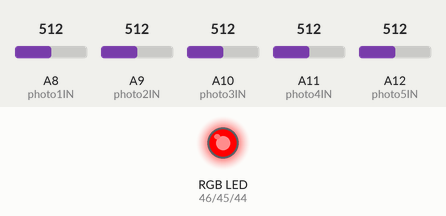
Simulated run of this sketch. Board: Arduino Mega 2560, built with avr-gcc and run on an emulated ATmega2560. On the bench: an RGB LED mixed from three pins (HIGH = lit). The inputs (shaded band) are chosen by the test bench; at power-on: A8 (photo1IN) = 512, A9 (photo2IN) = 512, A10 (photo3IN) = 512, A11 (photo4IN) = 512, A12 (photo5IN) = 512. What the sketch prints to the serial monitor is not drawn.

Above: at 7.4 s.
7.5 s: A8 (photo1IN) set to 306
At 8.4 s:
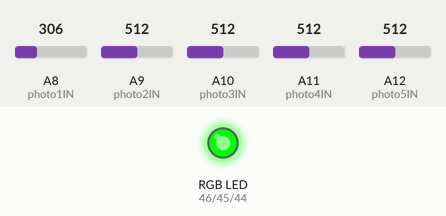
14.5 s: A9 (photo2IN) set to 323
At 16.3 s:
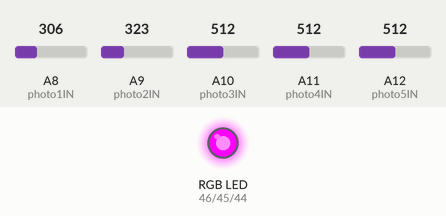
21.5 s: A9 (photo2IN) set to 298
At 22.2 s:
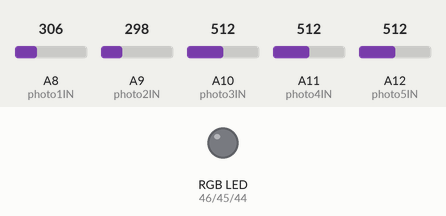
Timing chart, 0 to 24.5 s (numbered marks = the images above; inputs shaded):
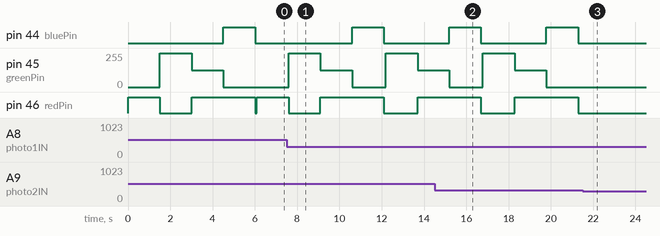

Measured:
- the behaviour switches between 316 and 315 on A9 (photo2IN) (found by bisection; images 2 and 3)
- after the input at 21.5 s, every drawn part: stays the same

The sketch:

Multi_5_Photoransistor_Color.ino
```cpp
const int NUMreadings = 10;     //Averaging size
int readings1[NUMreadings];
int readings2[NUMreadings];//
int readings3[NUMreadings];
int readings4[NUMreadings];//
int readings5[NUMreadings];//
int trigsep = 300;               //Threshold to trigger interrupts

int PHOTO1 = 0;                 //Current reading
int IndexPT1 = 0;               //Index of current reading
int avgPT1 = 0;                 //Current average
int totalPT1 = 0;               //The running total

int PHOTO2 = 0;                 //Current reading
int IndexPT2 = 0;               //Index of current reading
int avgPT2 = 0;                 //Current average
int totalPT2 = 0;               //The running total

int PHOTO3 = 0;                 //Current reading
int IndexPT3 = 0;               //Index of current reading
int avgPT3 = 0;                 //Current average
int totalPT3 = 0;               //The running total

int PHOTO4 = 0;                 //Current reading
int IndexPT4 = 0;               //Index of current reading
int avgPT4 = 0;                 //Current average
int totalPT4 = 0;

int PHOTO5 = 0;                 //Current reading
int IndexPT5 = 0;               //Index of current reading
int avgPT5 = 0;                 //Current average
int totalPT5 = 0;

int green = 255;                  // LED Strip colors
int blue = 255;
int red = 255;

int colorburst = 1500;           //Delay time for color after a hit

int photo1IN = A8;             // Phototransistor pin delcation
int photo2IN = A9;
int photo3IN = A10;
int photo4IN = A11;
int photo5IN = A12;

int greenPin = 45;              //LED strip ppin declaration
int bluePin = 44;
int redPin = 46;

int diff1 = 0;
int diff2 = 0;
int diff3 = 0;
int diff4 = 0;
int diff5 = 0;

void setup() {
  delay(10);
  Serial.begin(9600);
  //pinMode(photo1IN, INPUT);     // phototransistor input declaration

  pinMode(greenPin, OUTPUT);    // pin modes for LED Strip
  pinMode(bluePin, OUTPUT);
  pinMode(redPin, OUTPUT);

  for (PHOTO1 = 0; PHOTO1 < NUMreadings; PHOTO1++) {    //resets array
    readings1[PHOTO1] = 0;
  }
  for (PHOTO2 = 0; PHOTO2 < NUMreadings; PHOTO2++) {    //resets array
    readings2[PHOTO2] = 0;
  }
  for (PHOTO3 = 0; PHOTO3 < NUMreadings; PHOTO3++) {    //resets array
    readings3[PHOTO1] = 0;
  }
  for (PHOTO4 = 0; PHOTO4 < NUMreadings; PHOTO4++) {    //resets array
    readings4[PHOTO4] = 0;
  }
  for (PHOTO5 = 0; PHOTO5 < NUMreadings; PHOTO5++) {    //resets array
    readings5[PHOTO5] = 0;
  }
}
void loop() {
  //delay(10);
  analogWrite(greenPin, 0);
  analogWrite(redPin, 0);
  analogWrite(bluePin, 0);

  totalPT1 = totalPT1 - readings1[IndexPT1];     //Smoothing process
  readings1[IndexPT1] = analogRead (photo1IN);
  totalPT1 = totalPT1 + readings1[IndexPT1];
  IndexPT1 = IndexPT1 + 1;
  if (IndexPT1 >= NUMreadings) {
    IndexPT1 = 0;
  }

  totalPT2 = totalPT2 - readings2[IndexPT2];     //Smoothing process
  readings2[IndexPT2] = analogRead (photo2IN);
  totalPT2 = totalPT2 + readings2[IndexPT2];
  IndexPT2 = IndexPT2 + 1;
  if (IndexPT2 >= NUMreadings) {
    IndexPT2 = 0;
  }

  totalPT3 = totalPT3 - readings3[IndexPT3];     //Smoothing process
  readings3[IndexPT3] = analogRead (photo3IN);
  totalPT3 = totalPT3 + readings3[IndexPT3];
  IndexPT3 = IndexPT3 + 1;
  if (IndexPT3 >= NUMreadings) {
    IndexPT3 = 0;
  }
  totalPT4 = totalPT4 - readings4[IndexPT4];     //Smoothing process
  readings4[IndexPT4] = analogRead (photo4IN);
  totalPT4 = totalPT4 + readings4[IndexPT4];
  IndexPT4 = IndexPT4 + 1;
  if (IndexPT4 >= NUMreadings) {
    IndexPT4 = 0;
  }
  totalPT5 = totalPT5 - readings5[IndexPT5];     //Smoothing process
  readings5[IndexPT5] = analogRead (photo5IN);
  totalPT5 = totalPT5 + readings5[IndexPT5];
  IndexPT5 = IndexPT5 + 1;
  if (IndexPT5 >= NUMreadings) {
    IndexPT5 = 0;
  }

  avgPT1 = totalPT1 / NUMreadings;          //Window Average or smoothing
  PHOTO1 = analogRead(photo1IN);            //Raw analong value
  diff1 = PHOTO1 - avgPT1;

  avgPT2 = totalPT2 / NUMreadings;          //Window Average or smoothing
  PHOTO2 = analogRead(photo2IN);            //Raw analong value
  diff2 = PHOTO2 - avgPT2;                   //diff1erence between the two.

  avgPT3 = totalPT3 / NUMreadings;          //Window Average or smoothing
  PHOTO3 = analogRead(photo3IN);            //Raw analong value
  diff3 = PHOTO3 - avgPT3;

  avgPT4 = totalPT4 / NUMreadings;          //Window Average or smoothing
  PHOTO4 = analogRead(photo4IN);            //Raw analong value
  diff4 = PHOTO4 - avgPT4;

  avgPT5 = totalPT5 / NUMreadings;          //Window Average or smoothing
  PHOTO5 = analogRead(photo5IN);            //Raw analong value
  diff5 = PHOTO5 - avgPT5;


  if (PHOTO1 >= trigsep + avgPT1) {
    analogWrite(redPin, red);
    delay(colorburst);
    Serial.println("Sent1");
    analogWrite(redPin, 0);
  }
  if (PHOTO2 <= -trigsep + avgPT2) {
    analogWrite(bluePin, blue);
    delay(colorburst);
    Serial.println("Sent2");
    analogWrite(bluePin, 0);
  }
  if (PHOTO3 >= trigsep + avgPT3) {
    analogWrite(greenPin, green);
    delay(colorburst);
    Serial.println("Sent3");
    analogWrite(greenPin, 0);
  }
  if (PHOTO4 >= trigsep + avgPT4) {
    green = 127;
    analogWrite(redPin, red);
    analogWrite(greenPin, green);
    delay(colorburst);
    Serial.println("Sent4");
    analogWrite(greenPin, 0);
    analogWrite(redPin, 0);
    green = 255;
  }
  if (PHOTO5 >= trigsep + avgPT5) {
    analogWrite(bluePin, blue);
    analogWrite(redPin, red);
    delay(colorburst);
    Serial.println("Sent5");
    analogWrite(bluePin, 0);
    analogWrite(redPin, 0);
  }


  //Serial.print(" Input photo_1 signal:  ");
  Serial.print("photo1: ");
  Serial.print(PHOTO1);
  Serial.print("     ");
  Serial.print(avgPT1);
  Serial.print("     ");
  Serial.print(diff1);
  Serial.print("   photo2: ");
  Serial.print(PHOTO2);
  Serial.print("     ");
  Serial.print(avgPT2);
  Serial.print("     ");
  Serial.print(diff2);
  Serial.print("  photo3: ");
  Serial.print(PHOTO3);
  Serial.print("     ");
  Serial.print(avgPT3);
  Serial.print("     ");
  Serial.print(diff3);
  Serial.print("  photo4: ");
  Serial.print(PHOTO4);
  Serial.print("     ");
  Serial.print(avgPT4);
  Serial.print("     ");
  Serial.print(diff4);
  Serial.print("  photo5: ");
  Serial.print(PHOTO5);
  Serial.print("     ");
  Serial.print(avgPT5);
  Serial.print("     ");
  Serial.println(diff5);

}
```
